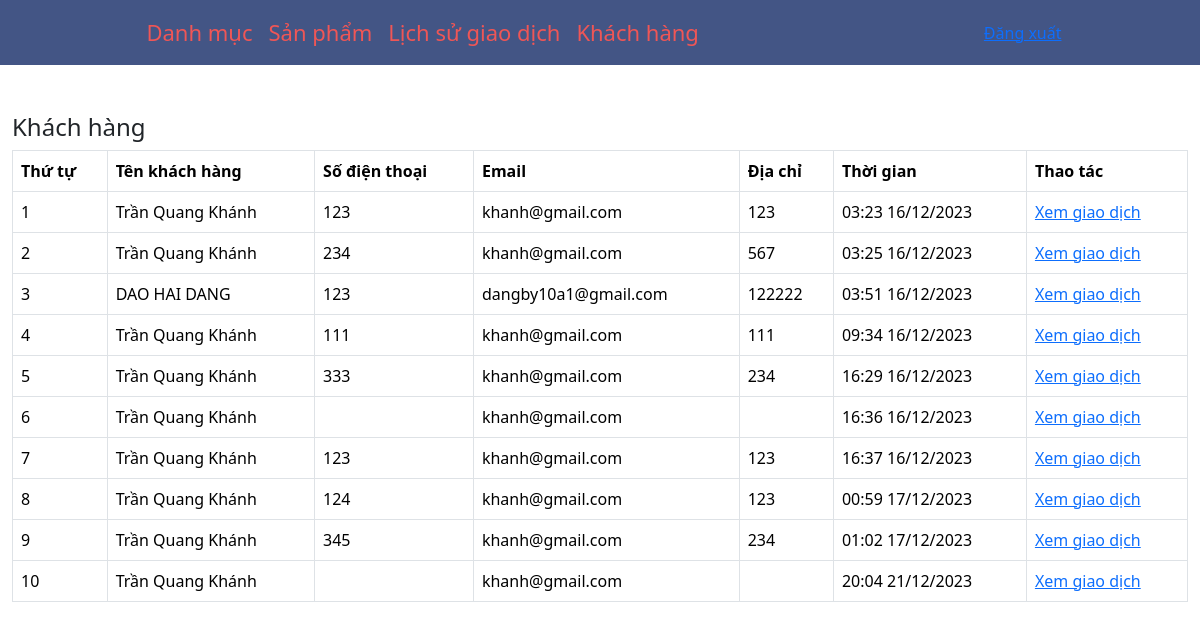
The app's page /admin/xulykhachhang.php with its own data.
### tables this page shows
CREATE TABLE IF NOT EXISTS `orders` (
  `order_id` int NOT NULL AUTO_INCREMENT,
  `fullname` varchar(100) NOT NULL,
  `email` varchar(100) NOT NULL,
  `phone_number` varchar(20) NOT NULL,
  `address` varchar(100) NOT NULL,
  `note` varchar(100) NOT NULL,
  `order_date` varchar(100) NOT NULL,
  `quantity` int NOT NULL,
  `price` float NOT NULL,
  `payment_method` varchar(20) NOT NULL,
  PRIMARY KEY (`order_id`),
  KEY `email` (`email`),
  KEY `email_2` (`email`)
);

### admin/xulykhachhang.php (the view, shortened to what this page needs)
<?php
	include('../database/connect.php');
?>
<!DOCTYPE html>
<html lang="en">
<head>
    <link href="../assets/css/boostrap.css" rel="stylesheet" type="text/css" media="all" />
</head>
<body>
    <nav class="navbar navbar-expand-lg navbar-light bg-light">
        <div class="collapse navbar-collapse" id="navbarNav">
            <ul class="navbar-nav">
                <li class="nav-item">
                    <a class="nav-link" href="xulydanhmuc.php">Danh mục</a>
                </li>
                <li class="nav-item">
                    <a class="nav-link" href="xulysanpham.php">Sản phẩm</a>
                </li>
                <li class="nav-item">
                    <a class="nav-link" href="xulykhachhang.php">Lịch sử giao dịch</a>
                </li>
                <li class="nav-item">
                    <a class="nav-link" href="xulykhachhang.php">Khách hàng</a>
                </li>
            </ul>
            <div style="text-align:right">
                <a href="../include/login.php">Đăng xuất</a>
            </div>
        </div>
    </nav><br><br>
    <div class="container-fluid">
        <div class="row">
            <div class="col-md-12">
                <h4>Khách hàng</h4>
                <?php
				$sql="SELECT * FROM orders";
                $result = mysqli_query($connect,$sql);
				?>
                <table class="table table-bordered ">
                    <tr>
                        <th>Thứ tự</th>
                        <th>Tên khách hàng</th>
                        <th>Số điện thoại</th>
                        <th>Email</th>
                        <th>Địa chỉ</th>
                        <th>Thời gian</th>
                        <th>Thao tác</th>
                    </tr>
                    <?php
					$i = 0;
					while($row_order  = mysqli_fetch_array($result)){
						$i++;
					?>
                    <tr>
                        <td><?php echo $i; ?></td>
                        <td><?php echo $row_order['fullname']; ?></td>
                        <td><?php echo $row_order['phone_number']; ?></td>
                        <td><?php echo $row_order['email'] ?></td>
                        <td><?php echo $row_order['address'] ?></td>
                        <td><?php echo $row_order['order_date'] ?></td>
                        <td><a href="../admin/xulydonhang.php?tg=<?php echo urlencode($row_order['order_date'])?>">Xem
                                giao
                                dịch</a></td>
                    </tr>
                    <?php
					}
					?>
                </table>
            </div>
        </div>
    </div>
</body>
</html>

### records on screen
orders: fullname "Trần Quang Khánh", phone_number "123", email "khanh@gmail.com", address "123", order_date "03:23 16/12/2023"
orders: fullname "Trần Quang Khánh", phone_number "234", email "khanh@gmail.com", address "567", order_date "03:25 16/12/2023"
orders: fullname "DAO HAI DANG", phone_number "123", email "dangby10a1@gmail.com", address "122222", order_date "03:51 16/12/2023"
orders: fullname "Trần Quang Khánh", phone_number "111", email "khanh@gmail.com", address "111", order_date "09:34 16/12/2023"
orders: fullname "Trần Quang Khánh", phone_number "333", email "khanh@gmail.com", address "234", order_date "16:29 16/12/2023"
orders: fullname "Trần Quang Khánh", email "khanh@gmail.com", order_date "16:36 16/12/2023"
orders: fullname "Trần Quang Khánh", phone_number "123", email "khanh@gmail.com", address "123", order_date "16:37 16/12/2023"
orders: fullname "Trần Quang Khánh", phone_number "124", email "khanh@gmail.com", address "123", order_date "00:59 17/12/2023"
orders: fullname "Trần Quang Khánh", phone_number "345", email "khanh@gmail.com", address "234", order_date "01:02 17/12/2023"
orders: fullname "Trần Quang Khánh", email "khanh@gmail.com", order_date "20:04 21/12/2023"
